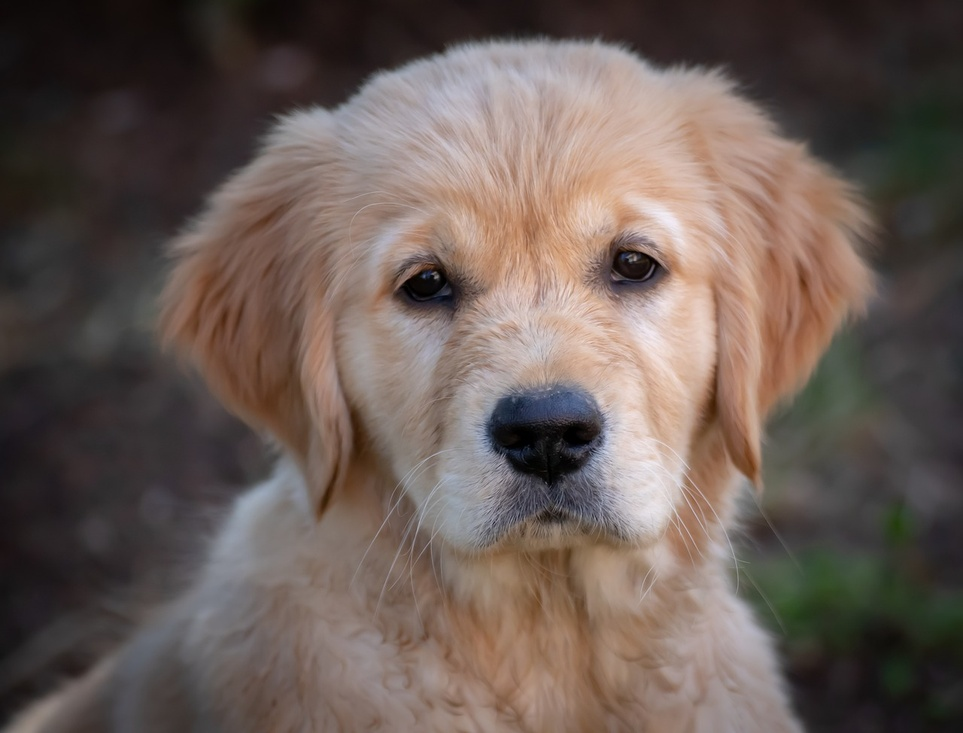
#> input picture Section1_Numpy/src/puppy.jpg, 963 x 733 px, shrunk from 1280 x 974 before the run
$ python Numpy2.py
#> lines starting #> are read from the running program, lines starting #| are printed output that depends on the picture
import numpy as np
import matplotlib.pyplot as plt
from PIL import Image
import os

__BASE_DIR__ = os.path.dirname(os.path.realpath(__file__))

picture = Image.open(__BASE_DIR__ + '/src/puppy.jpg')
#> picture is the input picture: PIL image 963x733 RGB; mean R, G, B 105.8, 92.1, 86
#picture.show()


print(type(picture))
#| <class 'PIL.JpegImagePlugin.JpegImageFile'>
pic_np_arr = np.asarray(picture)

print(pic_np_arr.shape)
#| (733, 963, 3)

plt.imshow(pic_np_arr)
plt.show()

'''
Red Channel
'''
pic_red = pic_np_arr.copy()
for i in range(pic_np_arr.shape[0]):
    for j in range(pic_np_arr.shape[1]):
        pic_red[i][j][1] = 0
        pic_red[i][j][2] = 0
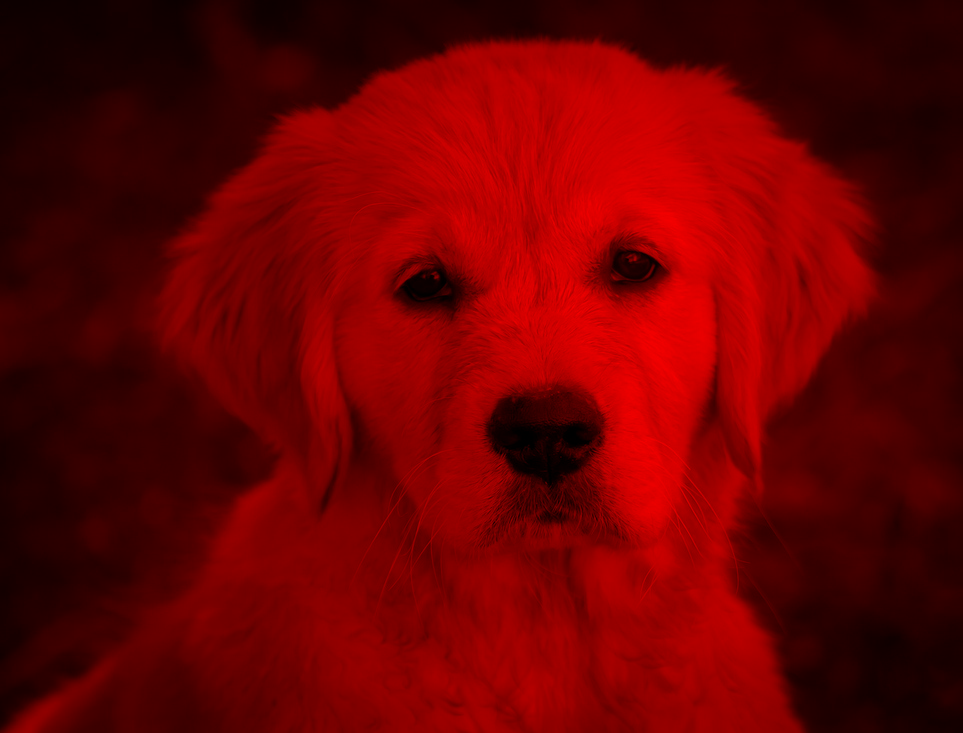
#> pic_red: shape (733, 963, 3); mean R, G, B 105.8, 0, 0

plt.imshow(pic_red)
plt.show()

'''
Green Channel
'''
pic_green = pic_np_arr.copy()
for i in range(pic_np_arr.shape[0]):
    for j in range(pic_np_arr.shape[1]):
        pic_green[i][j][0] = 0
        pic_green[i][j][2] = 0
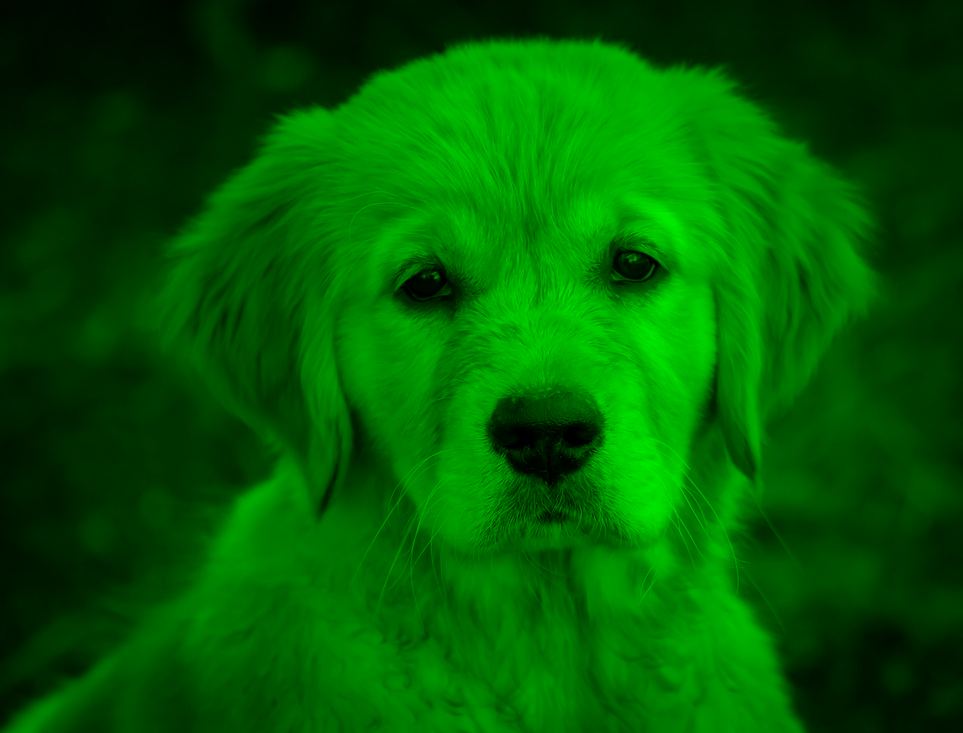
#> pic_green: shape (733, 963, 3); mean R, G, B 0, 92.1, 0
plt.imshow(pic_green)
plt.show()

'''
Blue Channel
'''
pic_blue = pic_np_arr.copy()
for i in range(pic_np_arr.shape[0]):
    for j in range(pic_np_arr.shape[1]):
        pic_blue[i][j][1] = 0
        pic_blue[i][j][0] = 0
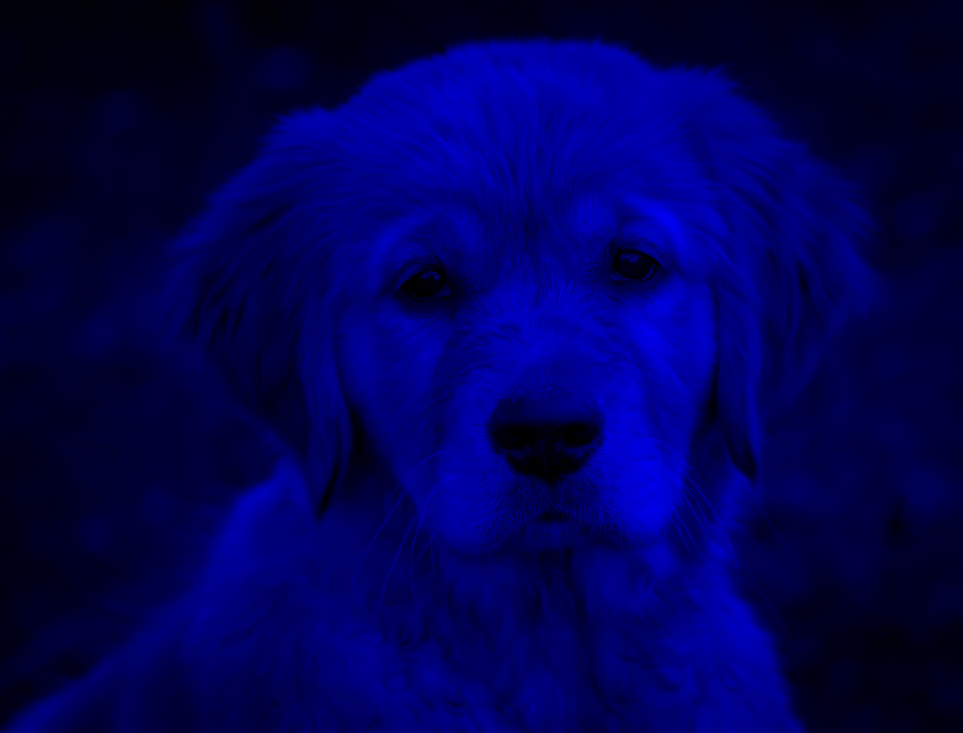
#> pic_blue: shape (733, 963, 3); mean R, G, B 0, 0, 86
plt.imshow(pic_blue)
plt.show()
